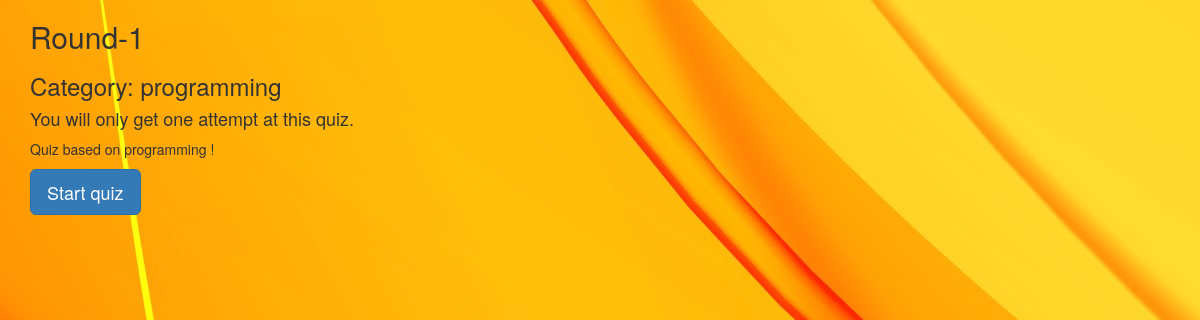
The page /question/ on the database its author committed.
### quiz/models.py (models this page shows, shortened)
@python_2_unicode_compatible
class Quiz(models.Model):
    title = models.CharField(
        verbose_name=_("Title"),
        max_length=60, blank=False)
    description = models.TextField(
        verbose_name=_("Description"),
        blank=True, help_text=_("a description of the quiz"))
    url = models.SlugField(
        max_length=60, blank=False,
        help_text=_("a user friendly url"),
        verbose_name=_("user friendly url"))
    category = models.ForeignKey(
        Category, null=True, blank=True,
        verbose_name=_("Category"))
    random_order = models.BooleanField(
        blank=False, default=False,
        verbose_name=_("Random Order"),
        help_text=_("Display the questions in "
                    "a random order or as they "
                    "are set?"))
    max_questions = models.PositiveIntegerField(
        blank=True, null=True, verbose_name=_("Max Questions"),
        help_text=_("Number of questions to be answered on each attempt."))
    answers_at_end = models.BooleanField(
        blank=False, default=False,
        help_text=_("Correct answer is NOT shown after question."
                    " Answers displayed at the end."),
        verbose_name=_("Answers at end"))
    exam_paper = models.BooleanField(
        blank=False, default=False,
        help_text=_("If yes, the result of each"
                    " attempt by a user will be"
                    " stored. Necessary for marking."),
        verbose_name=_("Exam Paper"))
    single_attempt = models.BooleanField(
        blank=False, default=False,
        help_text=_("If yes, only one attempt by"
                    " a user will be permitted."
                    " Non users cannot sit this exam."),
        verbose_name=_("Single Attempt"))
    pass_mark = models.SmallIntegerField(
        blank=True, default=0,
        verbose_name=_("Pass Mark"),
        help_text=_("Percentage required to pass exam."),
        validators=[MaxValueValidator(100)])
    success_text = models.TextField(
        blank=True, help_text=_("Displayed if user passes."),
        verbose_name=_("Success Text"))
    fail_text = models.TextField(
        verbose_name=_("Fail Text"),
        blank=True, help_text=_("Displayed if user fails."))
    draft = models.BooleanField(
        blank=True, default=False,
        verbose_name=_("Draft"),
        help_text=_("If yes, the quiz is not displayed"
                    " in the quiz list and can only be"
                    " taken by users who can edit"
                    " quizzes."))
    class Meta:
        verbose_name = _("Quiz")
        verbose_name_plural = _("Quizzes")

@python_2_unicode_compatible
class Category(models.Model):
    category = models.CharField(
        verbose_name=_("Category"),
        max_length=250, blank=True,
        unique=True, null=True)
    objects = CategoryManager()
    class Meta:
        verbose_name = _("Category")
        verbose_name_plural = _("Categories")
    def __str__(self):
        return self.category

### quiz/views.py (the view)
class QuizDetailView(DetailView):
    model = Quiz
    slug_field = 'url'
    def get(self, request, *args, **kwargs):
        self.object = self.get_object()
        if self.object.draft and not request.user.has_perm('quiz.change_quiz'):
            raise PermissionDenied
        context = self.get_context_data(object=self.object)
        return self.render_to_response(context)

### quiz/templates/quiz/quiz_detail.html (shortened to what this page needs)
{% extends 'base.html' %}
{% load i18n %}
{% block content %}
<h2>{{ quiz.title }}</h2>
<h3>{% trans "Category" %}: {{ quiz.category }}</h3>
{% if quiz.single_attempt %}
  <h4>{% trans "You will only get one attempt at this quiz" %}.</h4>
{% endif %}
<p>{{ quiz.description }}</p>
<p>
  <a href="{% url 'quiz_question' quiz_name=quiz.url %}" class="btn btn-primary btn-lg">
	{% trans "Start quiz" %}
  </a>
</p>
{% endblock %}

### rows shown on the page
Quiz: title "Round-1", category "programming", description "Quiz based on programming !"
